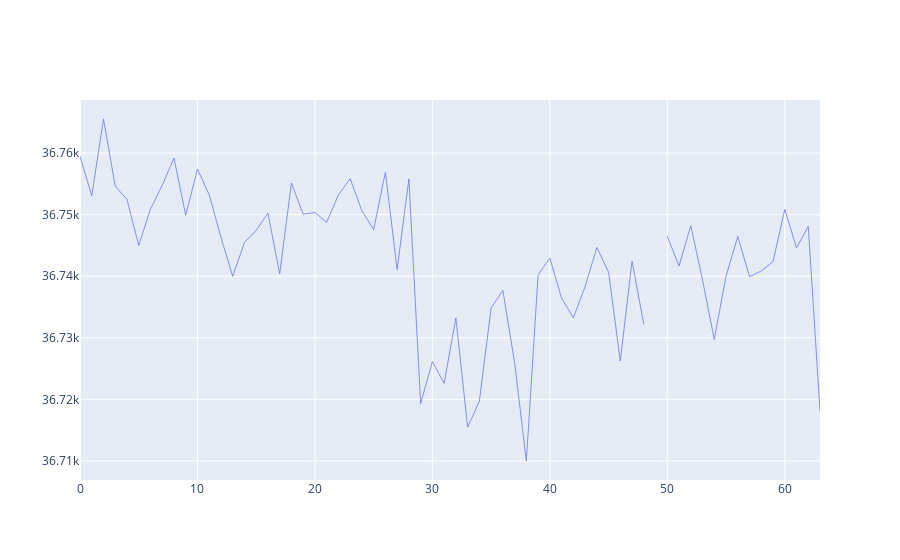

The cell this chart's notebook holds for it:
### Code cell
#There are missing values between 48 and 50
fig = go.Figure()

# Add traces
fig.add_trace(go.Scatter(y=df7["M"],
                    mode='lines',
                    name='M',
                    line=dict(width=0.75)))
fig.update_layout(
    title_text='Total Intensity Geomagnetic Field', # title of plot
    xaxis_title_text='Time (6 hr increments)', # xaxis label
    yaxis_title_text='B(nT)', # yaxis label
)

fig.show()

### Figure 1 — Plotly figure (JSON) as saved in the notebook; plotly's stock layout.template omitted (floating-point values rounded to 4 significant figures)
{"data": [{"line": {"width": 0.75}, "mode": "lines", "name": "M", "type": "scatter", "y": [36760.0, 36750.0, 36770.0, 36750.0, 36750.0, 36750.0, 36750.0, 36750.0, 36760.0, 36750.0, 36760.0, 36750.0, 36750.0, 36740.0, 36750.0, 36750.0, 36750.0, 36740.0, 36760.0, 36750.0, 36750.0, 36750.0, 36750.0, 36760.0, 36750.0, 36750.0, 36760.0, 36740.0, 36760.0, 36720.0, 36730.0, 36720.0, 36730.0, 36720.0, 36720.0, 36730.0, 36740.0, 36730.0, 36710.0, 36740.0, 36740.0, 36740.0, 36730.0, 36740.0, 36740.0, 36740.0, 36730.0, 36740.0, 36730.0, null, 36750.0, 36740.0, 36750.0, 36740.0, 36730.0, 36740.0, 36750.0, 36740.0, 36740.0, 36740.0, 36750.0, 36740.0, 36750.0, 36720.0]}], "layout": {}}
